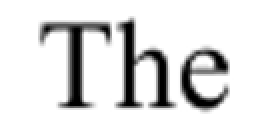
#> input picture sample8.png, 133 x 65 px (shown 2 times larger)
$ jupyter execute --allow-errors ocr2.ipynb
#> lines starting #> are read from the running program, lines starting #| are printed output that depends on the picture
# Import of Libs

[cell 1]
from PIL import Image
import numpy as np
import stumpy
import math
from os import listdir
from os.path import isfile, join, realpath
import json

## Definition of constants

[cell 2]
IMGPATH = "sample8.png"
DATASETPATH = "./dataset/trainingData/"
SETS = ["majuscules", "minuscules", "numericals", "specials"]
#SETS = ["t"]
OUTPUTFILE = "./output.json"
GRADE = 200
GRAYSCALE = [0.2989, 0.5870, 0.1140]

## Definition of variables

[cell 3]
img = None # original image
chanels = [] # list of chanels
selectedChanel = []
grayScaleChanels = [] # list of grayscaled chanels
firstLineRow = None # defines the 1st line where a black dot is detected
rawLines = dict() # contains rows where black dots are spotted and the column of the black dot. The key is the row and the value is a list of columns
spotedLines = [] # start and ending row for each detected line
rowsLetters = [] # separated letter boundaries [tl, tr, br, bl]
normalizedLetters = [] # normalized letters
binarizedChars = [] # binarized matrix of the characters

## Opening the image with Pillow

[cell 4]
img = Image.open(IMGPATH)
#> img is the input picture: PIL image 133x65 RGBA; mean R, G, B, A 222.4, 222.4, 222.4, 255
display(img)

## 2.1 Grayscaling
### Formula: Y = 0.2989R+0.5870G+0.1140B

### 1. Convertion of the image into a list of matrices each one representing R, G, B and alpha

[cell 5]
chanels = np.array(img)

### 2. Function to convert the matrix in to a level of GrayScale

[cell 6]
def grayScale(matrix, scale):
    grayImage = np.zeros(matrix.shape)
    R = np.array(matrix[:, :, 0])
    G = np.array(matrix[:, :, 1])
    B = np.array(matrix[:, :, 2])

    R = (R * scale[0])
    G = (G * scale[1])
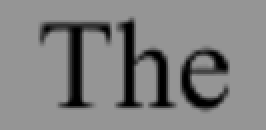
#> G: shape (65, 133) float64 (shown 2 times larger); min 0, max 149.7, mean 130.5
    B = (B * scale[2])

    Y = R+G+B

    for i in range(3):
       grayImage[:,:,i] = Y

    return Image.fromarray(np.uint8(grayImage))

#### Converting the list of matrices in to a grayscale

[cell 7]
grayScaleChanels = grayScale(chanels, [0.2989, 0.5870, 0.1140])

## 2.2 Feature Extraction

[cell 8]
chanel = np.array(grayScaleChanels)[:, :, 0]

#### Display of the selected chanel converted into grayscale

[cell 9]
display(Image.fromarray(chanel))

##### finds the first line where a black dot is spotted

[cell 10]
def spotFirstLineRow(chanel, grade):
#> called with grade = 200
    blackDots = []
    for x in range(len(chanel)):
        for y in range(len(chanel[x])):
            if chanel[x][y] >= grade:
                blackDots.append(x)
#> this loop made 65 passes
#> after the loop, blackDots = 7127 values from 0 to 64
    return min(blackDots)

[cell 11]
firstLineRow = spotFirstLineRow(chanel, GRADE)
#> firstLineRow = 0

##### removes blank gaps between lines and creates segments

[cell 12]
def remblankLines(chanel, grade, startingRow):
#> called with grade = 200, startingRow = 0
    blackDottedLines = dict()
    for x in range(startingRow, len(chanel)):
        blackDots = []
        for y in range(len(chanel[x])):
            if chanel[x][y] < grade:
                blackDots.append(y)
        blackDottedLines[x] = blackDots
#> after the loop, blackDottedLines = 65 items

    copyOfBlackDottedLines = blackDottedLines.copy()
#> copyOfBlackDottedLines = 65 items
    for row, cols in blackDottedLines.items():
        if cols==[]:
            del copyOfBlackDottedLines[row]
#> this loop made 65 passes
#> cols on passes 1, 2, 3, 4, 5, 6, 7, 8, 9, 10, 11, 23: [], [], [], [], [], [], [], [], [], [65, 66], [63, 64, 65, 66], [34, 35, 36, 37, 38, 39, 40, 41, 62, 63, 64, 65, 66, 67]
    return copyOfBlackDottedLines

[cell 13]
rawlinesRows = remblankLines(chanel, GRADE, firstLineRow).keys()
rawlinesRows = list(rawlinesRows)
#> rawlinesRows = 47 values from 9 to 55

##### segments lines

[cell 14]
def findLinePositions(rawLinesRows):
    linesRows = []
    start = rawLinesRows[0]
#> start = 9
    end = start
#> end = 9
    for index, line in enumerate(rawlinesRows):
        if index == 0:
            continue
        if rawlinesRows[index-1]+1 != rawlinesRows[index]:
            end = rawlinesRows[index-1]
            linesRows.append((start, end))
            start = rawlinesRows[index]
        if len(rawLinesRows)-1 == index:
            linesRows.append((start, rawlinesRows[index]))
#> this loop made 47 passes
#> after the loop, linesRows = [(9, 55)]
    return linesRows

[cell 15]
spotedLines = findLinePositions(rawlinesRows)
#> spotedLines = [(9, 55)]

##### spot gaps between letters on a single line

[cell 16]
def spotLineEmptyCols(line, chanel, grade):
    cols = []
    for col in range(len(chanel[0])):
        whiteCols = []
        for currentRow in range(line[0], line[1]+1):
            if chanel[currentRow][col] > grade:
                whiteCols.append(col)
        cols.append(whiteCols)

    emptyCols = cols.copy()
    for col in cols:
        if len(col) < line[1]-line[0] + 1:
            emptyCols.remove(col)

    cols = []
    for listFromCol in emptyCols:
        cols.append(listFromCol[0])
    return cols

[cell 17]
rowsBlankSpaces = []
for line in spotedLines:
    empty = spotLineEmptyCols(line, chanel, 128)
    rowsBlankSpaces.append((line, empty))
#> this loop made 1 pass
#> after the loop, rowsBlankSpaces = 1 item

rowsBlankSpaces

#### spot letters boundaries

[cell 18]
def rowLettersBoundaries(rowBlankSpace):
    letters = [] # col references of the columns
    letterCols = [] # current letter columns
    lettersMatrices = [] # set of letters
    letterMatrix = [] # top left, top right, bottom right and bottom left of the letter
    for col in range(len(chanel[0])):
        if col in rowBlankSpace[1]:
            if letterCols != []:
                letters.append(letterCols)
            letterCols = []
        else:
            letterCols.append(col)

    rows = rowBlankSpace[0]
    for letterCols in letters:
        letterMatrix.append((rows[0], letterCols[0]))
        letterMatrix.append((rows[0], letterCols[len(letterCols)-1]))
        letterMatrix.append((rows[len(rows)-1], letterCols[len(letterCols)-1]))
        letterMatrix.append((rows[len(rows)-1], letterCols[0]))

        lettersMatrices.append(letterMatrix)
        letterMatrix = []
    return lettersMatrices

[cell 19]
for rowBlankSpace in rowsBlankSpaces:
    rowsLetters.append(rowLettersBoundaries(rowBlankSpace))
#> this loop made 1 pass
#> after the loop, rowsLetters = 1 item

rowsLetters

### Normalization

[cell 20]
def normalizeCharacter(imageArray, top, bottom, left, right, isGray = False, target_size=(15, 15)):
    if isGray:
        cropped = np.array(imageArray)
    cropped = np.array(imageArray)[top:bottom, left:right]
    cropped_image = Image.fromarray(cropped)
    normalized_image = cropped_image.resize(target_size, Image.Resampling.LANCZOS)

    return np.array(normalized_image)

[cell 21]
for row in rowsLetters:
    for letter in row:
        normalizedLetters.append(normalizeCharacter(chanel, letter[0][0], letter[2][0], letter[0][1], letter[1][1],))
#> this loop made 1 pass
#> pass 1, in normalizeCharacter, `cropped = np.array(imageArray)[top:bottom, left:right]`:
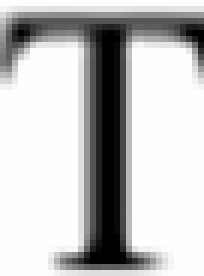
#> cropped: shape (46, 34) (shown 6 times larger); min 0, max 254, mean 193.2
#> pass 1, in normalizeCharacter (call 2), `cropped = np.array(imageArray)[top:bottom, left:right]`:
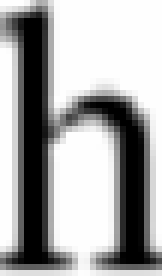
#> cropped: shape (46, 27) (shown 6 times larger); min 0, max 254, mean 168.1
#> pass 1, in normalizeCharacter (call 3), `cropped = np.array(imageArray)[top:bottom, left:right]`:
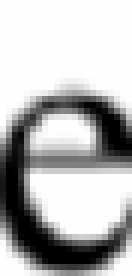
#> cropped: shape (46, 22) (shown 6 times larger); min 0, max 254, mean 183.9
#> after the loop, normalizedLetters = 3 items

#saves croped characters
for index, letter in enumerate(normalizedLetters):
    Image.fromarray(letter).save("./test/" + str(index)+".png")
#> this loop made 3 passes

### Binarization of the character

[cell 22]
def binarize(character, grade):
    binarized = np.zeros(character.shape)
    for row in range(len(character)):
        for col in range(len(character[row])):
            if character[row][col]<=grade:
                binarized[row][col] = 1
    return binarized

[cell 23]
for index, letter in enumerate(normalizedLetters):
    binarizedChars.append(binarize(letter, 128))
#> after the loop, binarizedChars = 3 items
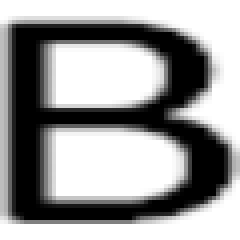
#> input picture dataset/trainingData/majuscules/B/23.png, 60 x 60 px (shown 4 times larger)
#> in char2Track, img is the input picture: PIL image 60x60 L; min 0, max 255, mean 155.2
#> (reads output.json from the repository)

## 2.3 Recognition of Pattern

### creates track sectors

[cell 24]
# [46 lines left out: function trackSectors, not called in this run]

[cell 25]
def trackSectors(binarized_char):
    height, width = binarized_char.shape
    center_y, center_x = height // 2, width // 2

    # Calculate maximum radius (distance from center to farthest pixel)
    max_distance = np.sqrt(center_x**2 + center_y**2)

    # Define track size
    track_size = max_distance / 5

    # Initialize sectors: 5 tracks, each divided into 8 angular sections
    sectors = [[0 for _ in range(8)] for _ in range(5)]

    for row in range(height):
        for col in range(width):
            if binarized_char[row][col] == 1:  # Only consider black pixels
                # Compute distance and angle
                delta_y = row - center_y
                delta_x = col - center_x
                distance = np.sqrt(delta_x**2 + delta_y**2)
                angle = math.atan2(delta_y, delta_x)  # Angle in radians

                # Normalize angle to [0, 2π]
                if angle < 0:
                    angle += 2 * math.pi

                # Determine track index (0-4)
                track_idx = int(distance // track_size)

                # Determine sector index (0-7)
                sector_idx = int((angle / (2 * math.pi)) * 8)

                # Update the count in the corresponding track-sector
                if track_idx < 5:  # Ignore points outside the max radius
                    sectors[track_idx][sector_idx] += 1

    return sectors

#> (a cell that did not finish here is left out)

## 2.4 Recognition of Output

#### data set: https://github.com/MinhasKamal/AlphabetRecognizer/tree/master

[cell 27]
def selectChanel(imagePath):
    # opening the image with PILLOW
    img = Image.open(imagePath)
    # chabels extraction
    chanels = np.array(img)
    # converting matrices into grayscale
    grayScaleChanels = grayScale(chanels, GRAYSCALE)
    # selection of a single channel
    selectedChanel = np.array(grayScaleChanels)[:, :, 0]
    return selectedChanel

#### Processing of the data set

[cell 28]
def charactersProcessor(img):
#> called with img = 'sample8.png'
    chanels = [] # list of chanels
    selectedChanel = []
    grayScaleChanels = [] # list of grayscaled chanels
    firstLineRow = None # defines the 1st line where a black dot is detected
    rawLines = dict() # contains rows where black dots are spotted and the column of the black dot. The key is the row and the value is a list of columns
    spotedLines = [] # start and ending row for each detected line
    rowsLetters = [] # separated letter boundaries [tl, tr, br, bl]
    normalizedLetters = [] # normalized letters
    binarizedChars = [] # binarized matrix of the characters
    tracks = []
    charTracks = []

    selectedChanel = selectChanel(img)
    # finds the first row
    firstLineRow = spotFirstLineRow(selectedChanel, GRADE)
#> the loop in spotFirstLineRow (call 2), `for x in range(len(chanel)):` made 65 passes
#> firstLineRow = 0
    # detection of raw lines
    rawlinesRows = remblankLines(selectedChanel, GRADE, firstLineRow).keys()
#> the loop in remblankLines (call 2), `for x in range(startingRow, len(chanel)):` made 65 passes
#> the loop in remblankLines (call 2), `for row, cols in blackDottedLines.items():` made 65 passes
    rawlinesRows = list(rawlinesRows)
#> rawlinesRows = 47 values from 9 to 55
    # finds lines positions
    spotedLines = findLinePositions(rawlinesRows)
#> the loop in findLinePositions (call 2), `for index, line in enumerate(rawlinesRows):` made 47 passes
#> spotedLines = [(9, 55)]
    # segment letters of the line
    rowsBlankSpaces = []
    for line in spotedLines:
        empty = spotLineEmptyCols(line, selectedChanel, 128)
        rowsBlankSpaces.append((line, empty))
#> after the loop, rowsBlankSpaces = 1 item

    for rowBlankSpace in rowsBlankSpaces:
        rowsLetters.append(rowLettersBoundaries(rowBlankSpace))
#> after the loop, rowsLetters = 1 item

    # normalize characters
    for row in rowsLetters:
        for letter in row:
            normalizedLetters.append(normalizeCharacter(chanel, letter[0][0], letter[2][0], letter[0][1], letter[1][1],))
#> after the loop, normalizedLetters = 3 items

    # binarize characters
    for index, letter in enumerate(normalizedLetters):
        binarizedChars.append(binarize(letter, GRADE))
#> after the loop, binarizedChars = 3 items

        # print(np.array(binarizedChars).shape)

    # extract sectors
    for char in binarizedChars:
        charTracks.append(trackSectors(char))
#> after the loop, charTracks = 3 items

    return charTracks

[cell 29]
def char2Track(path):
    # opening the image with PILLOW
    img = Image.open(path)
    # chabels extraction
    chanel = np.array(img)
    # normalize
    normalized = normalizeCharacter(chanel, 0, len(chanel), 0, len(chanel[0]), isGray=True)
    # binarize
    binarizedChar = binarize(normalized, GRADE)
    return track_sectors(binarizedChar)

[cell 30]
chars = dict()

#> (the rest of this cell did not finish here and is left out)

### Matrices Similarity comparison

[cell 31]
def matrix_hamming_distance(matrixA, matrixB):
    """
    Calculate the total Hamming distance between two 5x8 matrices.
    """
    if len(matrixA) != len(matrixB) or len(matrixA[0]) != len(matrixB[0]):
        print(f"{len(matrixA)}--{len(matrixB)}")
        print(f"{len(matrixA[0])}--{len(matrixB[0])}")
        raise ValueError("Matrices must have the same dimensions.")

    total_distance = 0
    for rowA, rowB in zip(matrixA, matrixB):
        total_distance += sum(a != b for a, b in zip(rowA, rowB))

    return total_distance

[cell 32]
with open(OUTPUTFILE, "r") as f:
    dataSet = json.loads(f.read())

    charsTracks = charactersProcessor(IMGPATH)
#> charsTracks = 3 items

    result = "-"

    for charTracks in charsTracks:
        charScores = dict()
        for charName, tracks in dataSet.items():
            scores = []
            for track in tracks:
                score = matrix_hamming_distance(charTracks, track)
                scores.append(score)
            charScores[charName] = max(scores)
        print(charScores)
        s = list(charScores.values())
        maxScore = min(s)
        index = s.index(maxScore)
        result = result + list(charScores.keys())[index]
#> this loop made 3 passes
#> (printed output is left out)

    print(result)
#| -ThO

[cell 33]
# [7 lines left out: function match, not called in this run]

[cell 34]
# Load dataset from JSON file
with open(OUTPUTFILE, "r") as f:
    dataSet = json.loads(f.read())

# Process input image to extract character tracks
charsTracks = charactersProcessor(IMGPATH)
#> the loop in charactersProcessor (call 2), `for line in spotedLines:` made 1 pass
#> the loop in charactersProcessor (call 2), `for rowBlankSpace in rowsBlankSpaces:` made 1 pass
#> the loop in charactersProcessor (call 2), `for row in rowsLetters:` made 1 pass
#> the loop in charactersProcessor (call 2), `for index, letter in enumerate(normalizedLetters):` made 3 passes
#> the loop in charactersProcessor (call 2), `for char in binarizedChars:` made 3 passes

result = ""

# Compare each character track against the dataset
for inputTrack in charsTracks:
    charScores = {}

    # Iterate over dataset characters and their tracks
    for charName, datasetTracks in dataSet.items():
        scores = []
        for datasetTrack in datasetTracks:
            score = matrix_hamming_distance(inputTrack, datasetTrack)
            #print(max(list(match(inputTrack, datasetTrack)[0])))
            #score = max(list(match(inputTrack, datasetTrack).flatten()))
            scores.append(score)

        # Use the best score for this character
        if scores:
            charScores[charName] = max(scores)

    # Determine the character with the highest score
    if charScores:
        bestMatch = min(charScores, key=charScores.get)
        result += bestMatch

# Print the resulting matched characters
print("Resultat:", result)
#| Resultat: ThO
